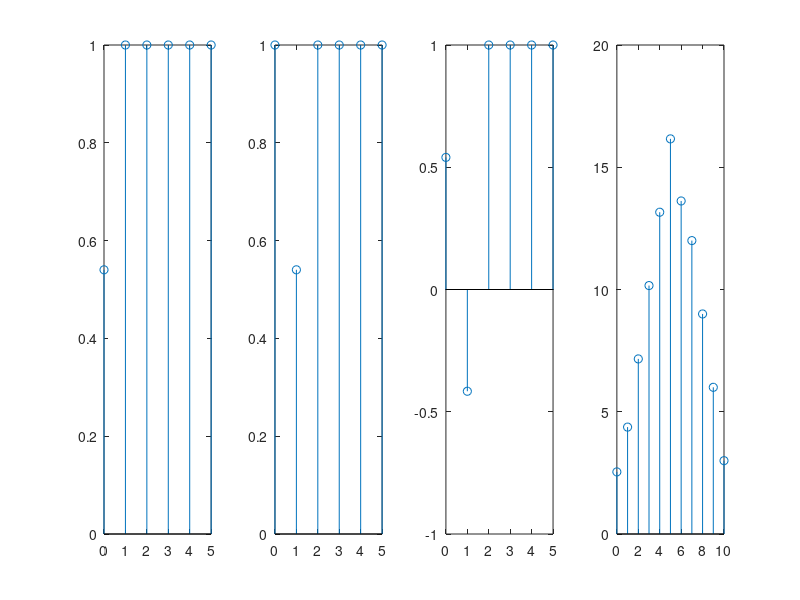

Write MATLAB code to recreate this figure.
x1=[1 0 0 0 0 0];
x2=[0 1 0 0 0 0];
x3=[1 2 0 0 0 0];

y1=cos(x1);
y2=cos(x2);
y3=cos(x3);
y4=conv(y1+2,y2);
n=0:5;
n4=0:10;
subplot(1,4,1);
stem(n,y1);
subplot(1,4,2);
stem(n,y2);
subplot(1,4,3);
stem(n,y3);
subplot(1,4,4);
stem(n4,y4);